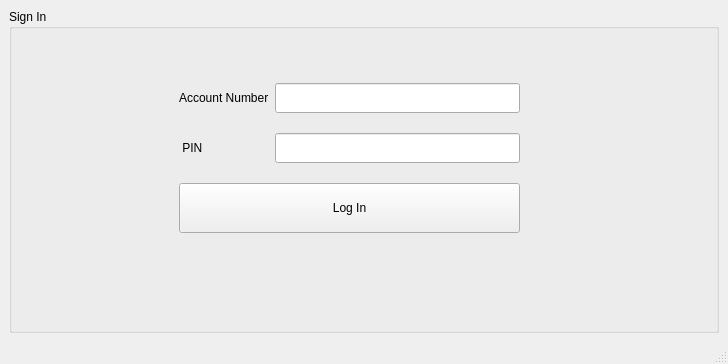
<?xml version="1.0" encoding="UTF-8"?>
<ui version="4.0">
 <class>MainWindow</class>
 <widget class="QMainWindow" name="MainWindow">
  <property name="geometry">
   <rect>
    <x>0</x>
    <y>0</y>
    <width>728</width>
    <height>364</height>
   </rect>
  </property>
  <property name="windowTitle">
   <string>MainWindow</string>
  </property>
  <widget class="QWidget" name="centralwidget">
   <layout class="QVBoxLayout" name="verticalLayout">
    <item>
     <widget class="QGroupBox" name="groupBox">
      <property name="title">
       <string>Sign In</string>
      </property>
      <widget class="QWidget" name="layoutWidget">
       <property name="geometry">
        <rect>
         <x>170</x>
         <y>60</y>
         <width>341</width>
         <height>181</height>
        </rect>
       </property>
       <layout class="QVBoxLayout" name="verticalLayout_2">
        <item>
         <layout class="QHBoxLayout" name="horizontalLayout">
          <item>
           <widget class="QLabel" name="label_2">
            <property name="text">
             <string>Account Number</string>
            </property>
           </widget>
          </item>
          <item>
           <widget class="QLineEdit" name="lineEdit_acc_no">
            <property name="minimumSize">
             <size>
              <width>0</width>
              <height>30</height>
             </size>
            </property>
           </widget>
          </item>
         </layout>
        </item>
        <item>
         <layout class="QHBoxLayout" name="horizontalLayout_2">
          <item>
           <widget class="QLabel" name="label_3">
            <property name="text">
             <string> PIN                    </string>
            </property>
           </widget>
          </item>
          <item>
           <widget class="QLineEdit" name="lineEdit_pin">
            <property name="minimumSize">
             <size>
              <width>0</width>
              <height>30</height>
             </size>
            </property>
            <property name="echoMode">
             <enum>QLineEdit::Password</enum>
            </property>
           </widget>
          </item>
         </layout>
        </item>
        <item>
         <widget class="QPushButton" name="pushButton_login">
          <property name="minimumSize">
           <size>
            <width>0</width>
            <height>50</height>
           </size>
          </property>
          <property name="text">
           <string>Log In</string>
          </property>
         </widget>
        </item>
       </layout>
      </widget>
     </widget>
    </item>
   </layout>
  </widget>
  <widget class="QMenuBar" name="menubar">
   <property name="geometry">
    <rect>
     <x>0</x>
     <y>0</y>
     <width>728</width>
     <height>21</height>
    </rect>
   </property>
  </widget>
  <widget class="QStatusBar" name="statusbar"/>
 </widget>
 <resources/>
 <connections/>
</ui>
